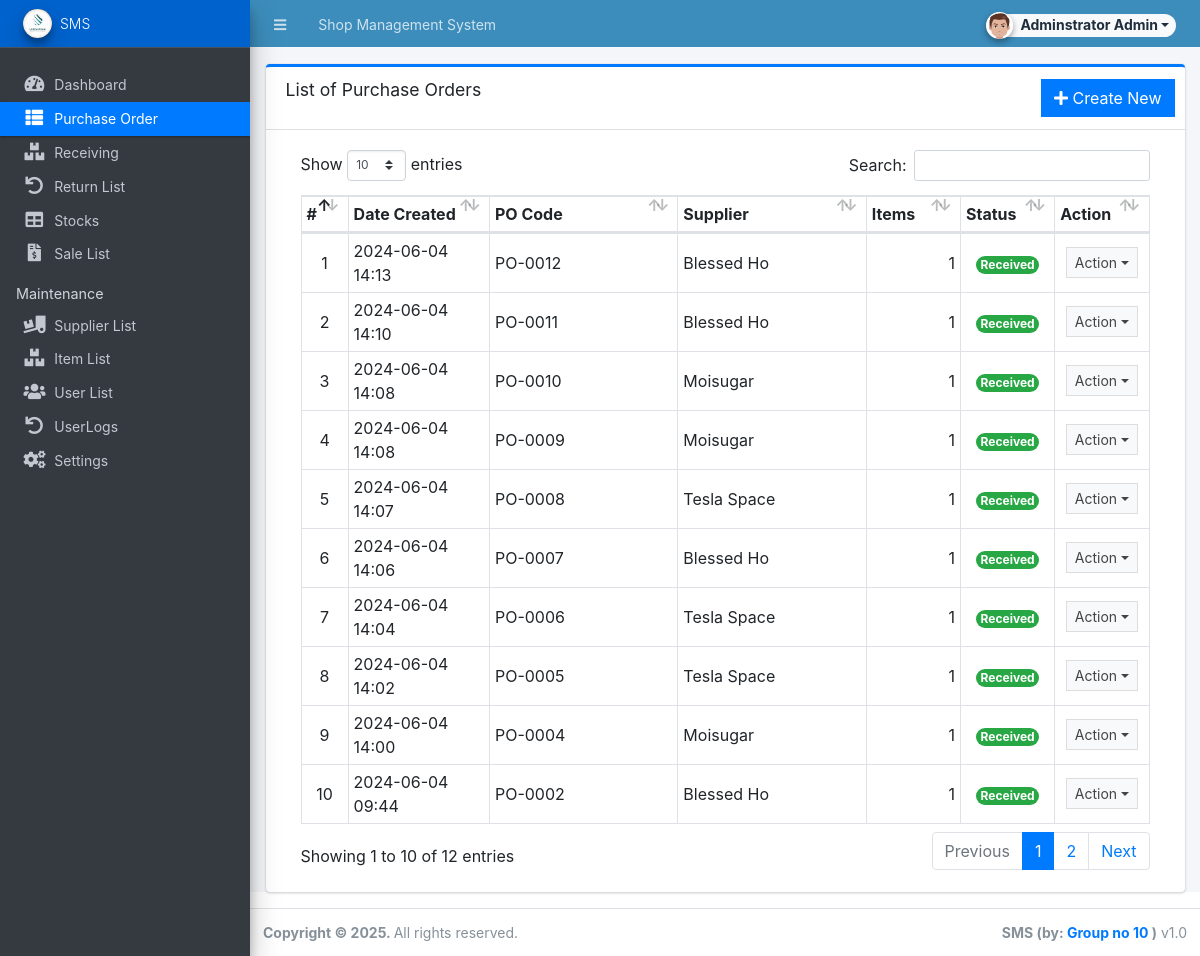
Page /admin/?page=purchase_order (signed in) on the committed database.
### tables this page shows
CREATE TABLE `purchase_order_list` (
  `id` int(30) NOT NULL,
  `po_code` varchar(50) NOT NULL,
  `supplier_id` int(30) NOT NULL,
  `amount` float NOT NULL,
  `discount_perc` float NOT NULL DEFAULT 0,
  `discount` float NOT NULL DEFAULT 0,
  `tax_perc` float NOT NULL DEFAULT 0,
  `tax` float NOT NULL DEFAULT 0,
  `remarks` text NOT NULL,
  `status` tinyint(4) NOT NULL DEFAULT 0 COMMENT '0 = pending, 1 = partially received, 2 =received',
  `date_created` datetime NOT NULL DEFAULT current_timestamp(),
  `date_updated` datetime NOT NULL DEFAULT current_timestamp() ON UPDATE current_timestamp()
);

CREATE TABLE `supplier_list` (
  `id` int(30) NOT NULL,
  `name` text NOT NULL,
  `address` text NOT NULL,
  `cperson` text NOT NULL,
  `contact` text NOT NULL,
  `status` tinyint(1) NOT NULL DEFAULT 1,
  `date_created` datetime NOT NULL DEFAULT current_timestamp(),
  `date_updated` datetime NOT NULL DEFAULT current_timestamp() ON UPDATE current_timestamp()
);

### config.php (called while the page is built, shortened)
<?php
require_once('classes/DBConnection.php');
require_once('classes/SystemSettings.php');
function validate_image($file){
	if(!empty($file)){
        $ex = explode('?',$file);
        $file = $ex[0];
        $param =  isset($ex[1]) ? '?'.$ex[1]  : '';
		if(is_file(base_app.$file)){
			return base_url.$file.$param;
		}else{
			return base_url.'dist/img/no-image-available.png';
		}
	}else{
		return base_url.'dist/img/no-image-available.png';
	}
}
function isMobileDevice(){
    $aMobileUA = array(
        '/iphone/i' => 'iPhone',
        '/ipod/i' => 'iPod',
        '/ipad/i' => 'iPad',
        '/android/i' => 'Android',
        '/blackberry/i' => 'BlackBerry',
        '/webos/i' => 'Mobile'
    );
    return false;
}
?>

### classes/DBConnection.php (called while the page is built, shortened)
<?php
class DBConnection{
    private $host = "localhost";
    private $username = "root";
    private $password = "";
    private $database = "sms_db";
    public $conn;
    public function __construct(){
        if (!isset($this->conn)) {
            $this->conn = new mysqli($this->host, $this->username, $this->password, $this->database);
        }
    }
}
?>

### classes/SystemSettings.php (called while the page is built, shortened)
<?php
class SystemSettings extends DBConnection{
	function userdata($field = ''){
		if(!empty($field)){
			if(isset($_SESSION['userdata'][$field]))
				return $_SESSION['userdata'][$field];
			else
				return null;
		}else{
			return false;
		}
	}
	function info($field=''){
		if(!empty($field)){
			if(isset($_SESSION['system_info'][$field]))
				return $_SESSION['system_info'][$field];
			else
				return false;
		}else{
			return false;
		}
	}
}
$_settings = new SystemSettings();
?>

### admin/purchase_order/index.php (the view, shortened to what this page needs)
<div class="card card-outline card-primary">
	<div class="card-header">
		<h3 class="card-title">List of Purchase Orders</h3>
        <div class="card-tools">
			<a href="<?php echo base_url ?>admin/?page=purchase_order/manage_po" class="btn btn-flat btn-primary"><span class="fas fa-plus"></span>  Create New</a>
		</div>
	</div>
	<div class="card-body">
		<div class="container-fluid">
        <div class="container-fluid">
			<table class="table table-bordered table-stripped">
                    <colgroup>
                        <col width="5%">
                        <col width="15%">
                        <col width="20%">
                        <col width="20%">
                        <col width="10%">
                        <col width="10%">
                        <col width="10%">
                    </colgroup>
                    <thead>
                        <tr>
                            <th>#</th>
                            <th>Date Created</th>
                            <th>PO Code</th>
                            <th>Supplier</th>
                            <th>Items</th>
                            <th>Status</th>
                            <th>Action</th>
                        </tr>
                    </thead>
                    <tbody>
                        <?php
                        $i = 1;
                        $qry = $conn->query("SELECT p.*, s.name as supplier FROM `purchase_order_list` p inner join supplier_list s on p.supplier_id = s.id order by p.`date_created` desc");
                        while($row = $qry->fetch_assoc()):
                            $row['items'] = $conn->query("SELECT count(item_id) as `items` FROM `po_items` where po_id = '{$row['id']}' ")->fetch_assoc()['items'];
                        ?>
                            <tr>
                                <td class="text-center"><?php echo $i++; ?></td>
                                <td><?php echo date("Y-m-d H:i",strtotime($row['date_created'])) ?></td>
                                <td><?php echo $row['po_code'] ?></td>
                                <td><?php echo $row['supplier'] ?></td>
                                <td class="text-right"><?php echo number_format($row['items']) ?></td>
                                <td class="text-center">
                                    <?php if($row['status'] == 0): ?>
                                        <span class="badge badge-primary rounded-pill">Pending</span>
                                    <?php elseif($row['status'] == 1): ?>
                                        <span class="badge badge-warning rounded-pill">Partially received</span>
                                        <?php elseif($row['status'] == 2): ?>
                                        <span class="badge badge-success rounded-pill">Received</span>
                                    <?php else: ?>
                                        <span class="badge badge-danger rounded-pill">N/A</span>
                                    <?php endif; ?>
                                </td>
                                <td align="center">
                                    <button type="button" class="btn btn-flat btn-default btn-sm dropdown-toggle dropdown-icon" data-toggle="dropdown">
                                            Action
                                    </button>
                                </td>
                            </tr>
                        <?php endwhile; ?>
                    </tbody>
                </table>
		</div>
		</div>
	</div>
</div>

### admin/index.php (shortened to what this page needs)
<?php require_once('../config.php');
?>
 <!DOCTYPE html>
<html lang="en" class="" style="height: auto;">
<?php require_once('inc/header.php') ?>
  <body class="sidebar-mini layout-fixed control-sidebar-slide-open layout-navbar-fixed sidebar-mini-md sidebar-mini-xs" data-new-gr-c-s-check-loaded="14.991.0" data-gr-ext-installed="" style="height: auto;">
  <div class="wrapper">
     <?php require_once('inc/topBarNav.php') ?>
     <?php require_once('inc/navigation.php') ?>
     <?php $page = isset($_GET['page']) ? $_GET['page'] : 'home';  ?>
      <div class="content-wrapper pt-3" style="min-height: 567.854px;">
        <section class="content ">
          <div class="container-fluid">
            <?php
              if(!file_exists($page.".php") && !is_dir($page)){
                  include '404.html';
              }else{
                if(is_dir($page))
                  include $page.'/index.php';
                else
                  include $page.'.php';
              }
            ?>
          </div>
        </section>
      </div>
      <?php require_once('inc/footer.php') ?>
  </body>
</html>

### admin/inc/header.php (shortened to what this page needs)
<head>
    <link rel="stylesheet" href="<?php echo base_url ?>plugins/fontawesome-free/css/all.min.css">
    <link rel="stylesheet" href="<?php echo base_url ?>plugins/tempusdominus-bootstrap-4/css/tempusdominus-bootstrap-4.min.css">
      <link rel="stylesheet" href="<?php echo base_url ?>plugins/datatables-bs4/css/dataTables.bootstrap4.min.css">
  <link rel="stylesheet" href="<?php echo base_url ?>plugins/datatables-responsive/css/responsive.bootstrap4.min.css">
  <link rel="stylesheet" href="<?php echo base_url ?>plugins/datatables-buttons/css/buttons.bootstrap4.min.css">
  <link rel="stylesheet" href="<?php echo base_url ?>plugins/select2/css/select2.min.css">
  <link rel="stylesheet" href="<?php echo base_url ?>plugins/select2-bootstrap4-theme/select2-bootstrap4.min.css">
    <link rel="stylesheet" href="<?php echo base_url ?>plugins/icheck-bootstrap/icheck-bootstrap.min.css">
    <link rel="stylesheet" href="<?php echo base_url ?>plugins/jqvmap/jqvmap.min.css">
    <link rel="stylesheet" href="<?php echo base_url ?>dist/css/adminlte.css">
    <link rel="stylesheet" href="<?php echo base_url ?>dist/css/custom.css">
    <link rel="stylesheet" href="<?php echo base_url ?>plugins/overlayScrollbars/css/OverlayScrollbars.min.css">
    <link rel="stylesheet" href="<?php echo base_url ?>plugins/daterangepicker/daterangepicker.css">
    <link rel="stylesheet" href="<?php echo base_url ?>plugins/summernote/summernote-bs4.min.css">
  <link rel="stylesheet" href="<?php echo base_url ?>plugins/sweetalert2-theme-bootstrap-4/bootstrap-4.min.css">
  </head>

### admin/inc/topBarNav.php (shortened to what this page needs)
<nav class="main-header navbar navbar-expand navbar-dark border border-light border-top-0  border-left-0 border-right-0 navbar-light text-sm bg-lightblue">
  <ul class="navbar-nav">
    <li class="nav-item">
    <a class="nav-link" data-widget="pushmenu" href="#" role="button"><i class="fas fa-bars"></i></a>
    </li>
    <li class="nav-item d-none d-sm-inline-block">
      <a href="<?php echo base_url ?>" class="nav-link"><?php echo (!isMobileDevice()) ? $_settings->info('name'):$_settings->info('short_name'); ?> </a>
    </li>
  </ul>
  <ul class="navbar-nav ml-auto">
    <li class="nav-item">
      <div class="btn-group nav-link">
            <button type="button" class="btn btn-rounded badge badge-light dropdown-toggle dropdown-icon" data-toggle="dropdown">
              <span><img src="<?php echo validate_image($_settings->userdata('avatar')) ?>" class="img-circle elevation-2 user-img" alt="User Image"></span>
              <span class="ml-3"><?php echo ucwords($_settings->userdata('firstname').' '.$_settings->userdata('lastname')) ?></span>
            </button>
        </div>
    </li>
  </ul>
</nav>

### admin/inc/navigation.php (shortened to what this page needs)
<aside class="main-sidebar sidebar-dark-primary elevation-4 sidebar-no-expand">
  <a href="<?php echo base_url ?>admin" class="brand-link bg-primary text-sm">
  <img src="<?php echo validate_image($_settings->info('logo'))?>" alt="Store Logo" class="brand-image img-circle elevation-3 bg-black" style="width: 1.8rem;height: 1.8rem;max-height: unset">
  <span class="brand-text font-weight-light"><?php echo $_settings->info('short_name') ?></span>
  </a>
  <div class="sidebar os-host os-theme-light os-host-overflow os-host-overflow-y os-host-resize-disabled os-host-transition os-host-scrollbar-horizontal-hidden">
    <div class="os-content-glue" style="margin: 0px -8px; width: 249px; height: 646px;"></div>
    <div class="os-padding">
      <div class="os-viewport os-viewport-native-scrollbars-invisible" style="overflow-y: scroll;">
        <div class="os-content" style="padding: 0px 8px; height: 100%; width: 100%;">
          <nav class="mt-4">
             <ul class="nav nav-pills nav-sidebar flex-column text-sm nav-compact nav-flat nav-child-indent nav-collapse-hide-child" data-widget="treeview" role="menu" data-accordion="false">
              <li class="nav-item dropdown">
                <a href="./" class="nav-link nav-home">
                  <i class="nav-icon fas fa-tachometer-alt"></i>
                  <p>
                    Dashboard
                  </p>
                </a>
              </li>
              <li class="nav-item">
                <a href="<?php echo base_url ?>admin/?page=purchase_order" class="nav-link nav-purchase_order">
                  <i class="nav-icon fas fa-th-list"></i>
                  <p>
                    Purchase Order
                  </p>
                </a>
              </li>
              <li class="nav-item">
                <a href="<?php echo base_url ?>admin/?page=receiving" class="nav-link nav-receiving">
                  <i class="nav-icon fas fa-boxes"></i>
                  <p>
                    Receiving
                  </p>
                </a>
              </li>
              <li class="nav-item">
                <a href="<?php echo base_url ?>admin/?page=return" class="nav-link nav-return">
                  <i class="nav-icon fas fa-undo"></i>
                  <p>
                    Return List
                  </p>
                </a>
              </li>
              <li class="nav-item">
                <a href="<?php echo base_url ?>admin/?page=stocks" class="nav-link nav-stocks">
                  <i class="nav-icon fas fa-table"></i>
                  <p>
                    Stocks
                  </p>
                </a>
              </li>
              <li class="nav-item">
                <a href="<?php echo base_url ?>admin/?page=sales" class="nav-link nav-sales">
                  <i class="nav-icon fas fa-file-invoice-dollar"></i>
                  <p>
                    Sale List
                  </p>
                </a>
              </li>
              <?php if($_settings->userdata('type') == 1): ?>
              <li class="nav-header">Maintenance</li>
              <li class="nav-item dropdown">
                <a href="<?php echo base_url ?>admin/?page=maintenance/supplier" class="nav-link nav-maintenance_supplier">
                  <i class="nav-icon fas fa-truck-loading"></i>
                  <p>
                    Supplier List
                  </p>
                </a>
              </li>
              <li class="nav-item dropdown">
                <a href="<?php echo base_url ?>admin/?page=maintenance/item" class="nav-link nav-maintenance_item">
                  <i class="nav-icon fas fa-boxes"></i>
                  <p>
                    Item List
                  </p>
                </a>
              </li>
              <li class="nav-item dropdown">
                <a href="<?php echo base_url ?>admin/?page=user/list" class="nav-link nav-user_list">
                  <i class="nav-icon fas fa-users"></i>
                  <p>
                    User List
                  </p>
                </a>
              </li>
              <li class="nav-item dropdown">
                <a href="<?php echo base_url ?>admin/?page=user/logs" class="nav-link nav-user_listi">
                  <i class="nav-icon fas fa-undo"></i>
                  <p>
                    UserLogs
                  </p>
                </a>
              </li>
              <li class="nav-item dropdown">
                <a href="<?php echo base_url ?>admin/?page=system_info" class="nav-link nav-system_info">
                  <i class="nav-icon fas fa-cogs"></i>
                  <p>
                    Settings
                  </p>
                </a>
              </li>
              <?php endif; ?>
            </ul>
          </nav>
        </div>
      </div>
    </div>
  </div>
</aside>

### admin/inc/footer.php (shortened to what this page needs)
<footer class="main-footer text-sm">
        <strong>Copyright © <?php echo date('Y') ?>.
        </strong>
        All rights reserved.
        <div class="float-right d-none d-sm-inline-block">
          <b><?php echo $_settings->info('short_name') ?> (by: <a href="mailto:oretnom23@gmail.com" target="blank">Group no 10</a> )</b> v1.0
        </div>
      </footer>
    </div>

### admin/inc/topBarNav.php (style rules this page uses)
.user-img { position: absolute; height: 27px; width: 27px; object-fit: cover; left: -7%; top: -12%; }
.btn-rounded { border-radius: 50px; }

### rows in the picture
purchase_order_list: date_created "2024-06-04 14:13", po_code "PO-0012", supplier.name "Blessed Ho", items "1", status "Received"
purchase_order_list: date_created "2024-06-04 14:10", po_code "PO-0011", supplier.name "Blessed Ho", items "1", status "Received"
purchase_order_list: date_created "2024-06-04 14:08", po_code "PO-0010", supplier.name "Moisugar", items "1", status "Received"
purchase_order_list: date_created "2024-06-04 14:08", po_code "PO-0009", supplier.name "Moisugar", items "1", status "Received"
purchase_order_list: date_created "2024-06-04 14:07", po_code "PO-0008", supplier.name "Tesla Space", items "1", status "Received"
purchase_order_list: date_created "2024-06-04 14:06", po_code "PO-0007", supplier.name "Blessed Ho", items "1", status "Received"
purchase_order_list: date_created "2024-06-04 14:04", po_code "PO-0006", supplier.name "Tesla Space", items "1", status "Received"
purchase_order_list: date_created "2024-06-04 14:02", po_code "PO-0005", supplier.name "Tesla Space", items "1", status "Received"
purchase_order_list: date_created "2024-06-04 14:00", po_code "PO-0004", supplier.name "Moisugar", items "1", status "Received"
purchase_order_list: date_created "2024-06-04 09:44", po_code "PO-0002", supplier.name "Blessed Ho", items "1", status "Received"

### other values in the picture
$_settings->info('name') "Shop Management System"
$_settings->userdata('firstname').' '.$_settings->userdata('lastname') "Adminstrator Admin"
$_settings->info('short_name') "SMS"
